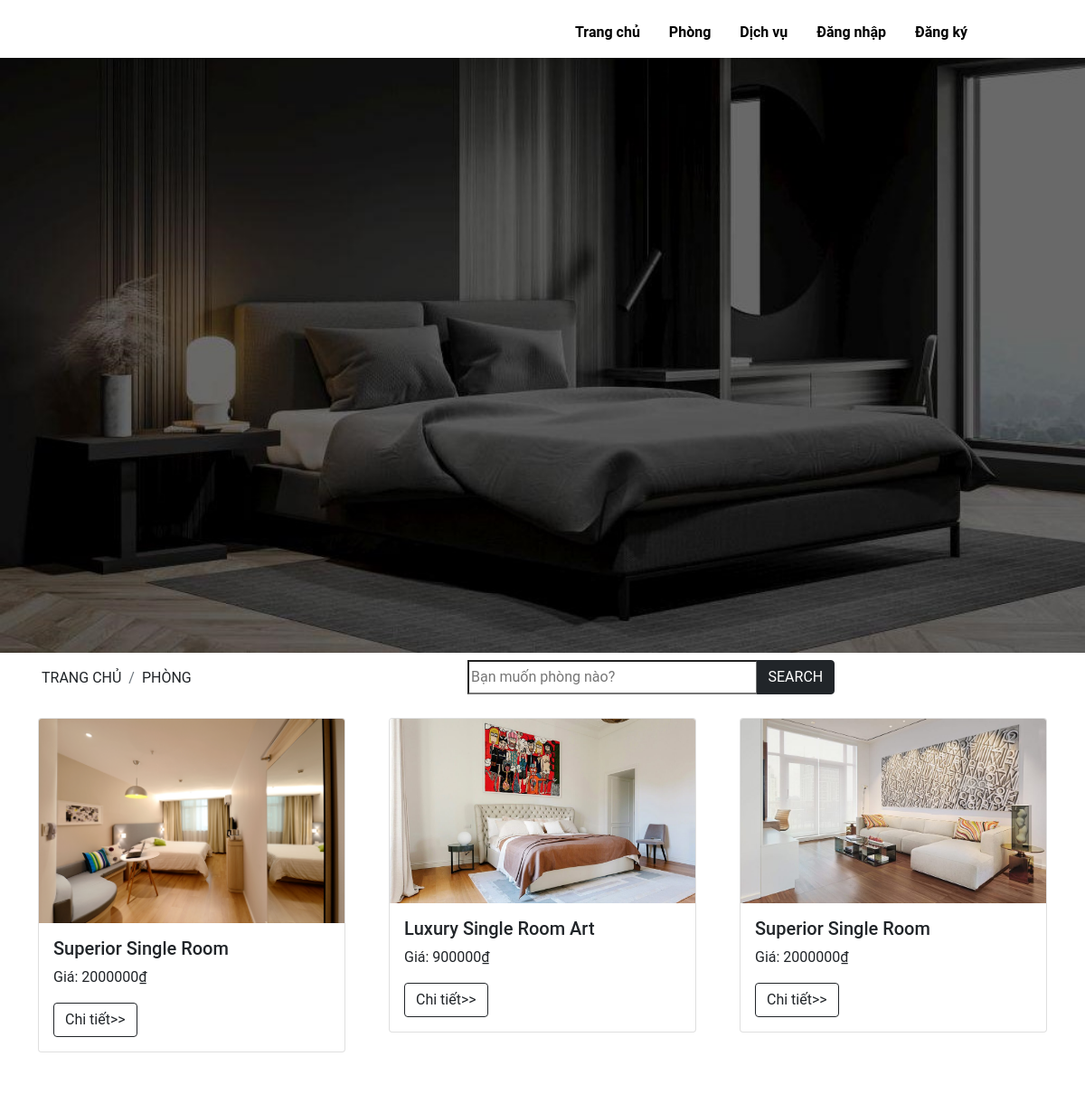
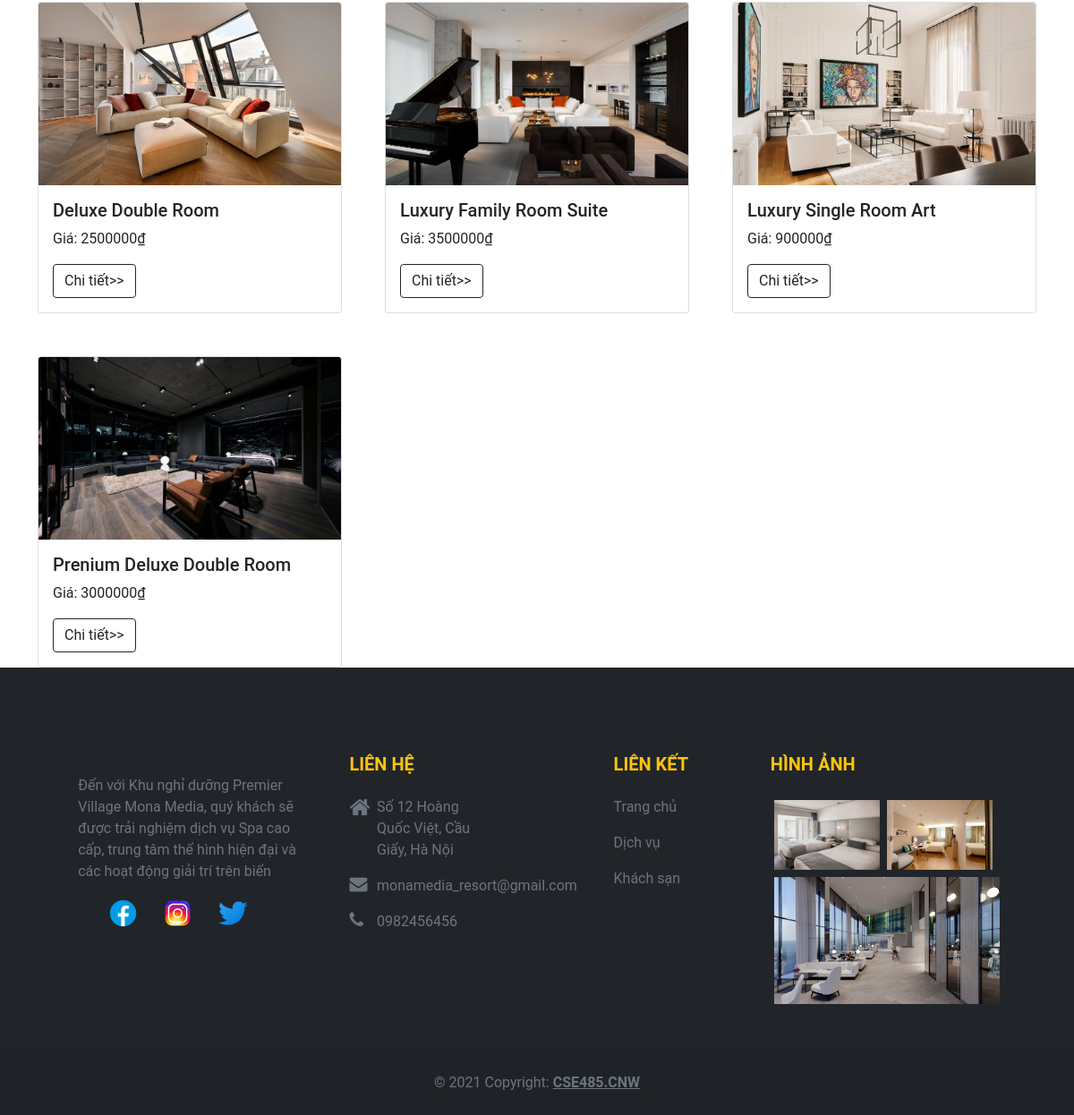
Page /src/hotel_booking/user/process-search.php on the committed database (2 pictures, top to bottom).
### tables this page shows
CREATE TABLE `tb_rooms` (
  `room_id` int(10) UNSIGNED NOT NULL,
  `room_type` varchar(50) NOT NULL,
  `room_size` varchar(10) NOT NULL,
  `room_description` varchar(255) NOT NULL,
  `room_price` int(11) NOT NULL,
  `room_amount_people` int(10) NOT NULL,
  `room_image` varchar(255) NOT NULL
);

### src/hotel_booking/user/process-search.php (the view, shortened to what this page needs)
<?php include('header.php'); ?>
<?php include('../config.php'); ?>
<main>
    <div class="header-inner">
        <img src="../images/Bg_room.jpg" class="img-fluid w-100 h-100" alt="">
    </div>
</main>
    <div class="container" >
        <div class="row">
            <div class="col-md-5 p-3">
                <div class="jumbotron">
                    <nav aria-label="breadcrumb">
                        <ol class="breadcrumb">
                            <li class="breadcrumb-item ">
                                <a href="index.php">
                                    <span class="text-dark">TRANG CHỦ</span>
                                </a></li>
                            <li class="breadcrumb-item active ">
                                <a href="room.php">
                                    <span class="text-dark">PHÒNG</span>
                                </a></li>
                        </ol>
                    </nav>
                </div>
            </div>
            <div class="col-md-7 pt-2  ">
                    <form action="process-search.php" method="post">
                        <div class="input-group mb-3">
                            <input type="text" name="search" style="width:50%" placeholder="Bạn muốn phòng nào?" aria-label="Bạn muốn phòng nào?" >
                            <button class="btn btn-dark " type="submit" name="btnsearch">SEARCH</button>
                        </div>
                    </form>
            </div>
	    </div>
        <?php
                $sql = "SELECT * FROM tb_rooms WHERE room_type LIKE '%$search%' ";
                $result = mysqli_query($conn, $sql);
                if(mysqli_num_rows($result) > 0){
                    echo'<div class="row row-cols-1 row-cols-md-3 g-5 ">';
                    while($row = mysqli_fetch_assoc($result)){
                        echo '<div class="col">';
                            echo'<div class="card">';
                            echo ' <a href="details-room.php" class="card-img " >';
                            echo'   <img src="../images/'.$row['room_image'].'" class="card-img-top" alt="...">';
                            echo' </a>';
                            echo'<div class="card-body">';
                            echo'   <h5 class="card-title">'.$row['room_type'].'</h5>';
                            echo'   <p class="card-text">Giá: '.$row['room_price'].'₫</p>';
                            echo'  <a href="details-room.php" class="btn btn-outline-dark">Chi tiết>></a>';
                            echo'</div>';
                            echo'</div>';
                        echo'</div>';
                    }
                    echo'</div>';
                }else
                {
                    echo "<div class='error'>Room not found.</div>";
                }
            ?>
</div>
<?php include('footer.php'); ?>

### src/hotel_booking/css/style.css (style rules this page uses)
.breadcrumb li a { text-decoration: none; }
body { font-family: 'Roboto' , sans-serif; margin: 0; padding: 0; }

### rows in the picture
tb_rooms: room_image (picture), room_type "Superior Single Room", room_price "2000000"
tb_rooms: room_image (picture), room_type "Luxury Single Room Art", room_price "900000"
tb_rooms: room_image (picture), room_type "Superior Single Room", room_price "2000000"
tb_rooms: room_image (picture), room_type "Deluxe Double Room", room_price "2500000"
tb_rooms: room_image (picture), room_type "Luxury Family Room Suite", room_price "3500000"
tb_rooms: room_image (picture), room_type "Luxury Single Room Art", room_price "900000"
tb_rooms: room_image (picture), room_type "Prenium Deluxe Double Room", room_price "3000000"
